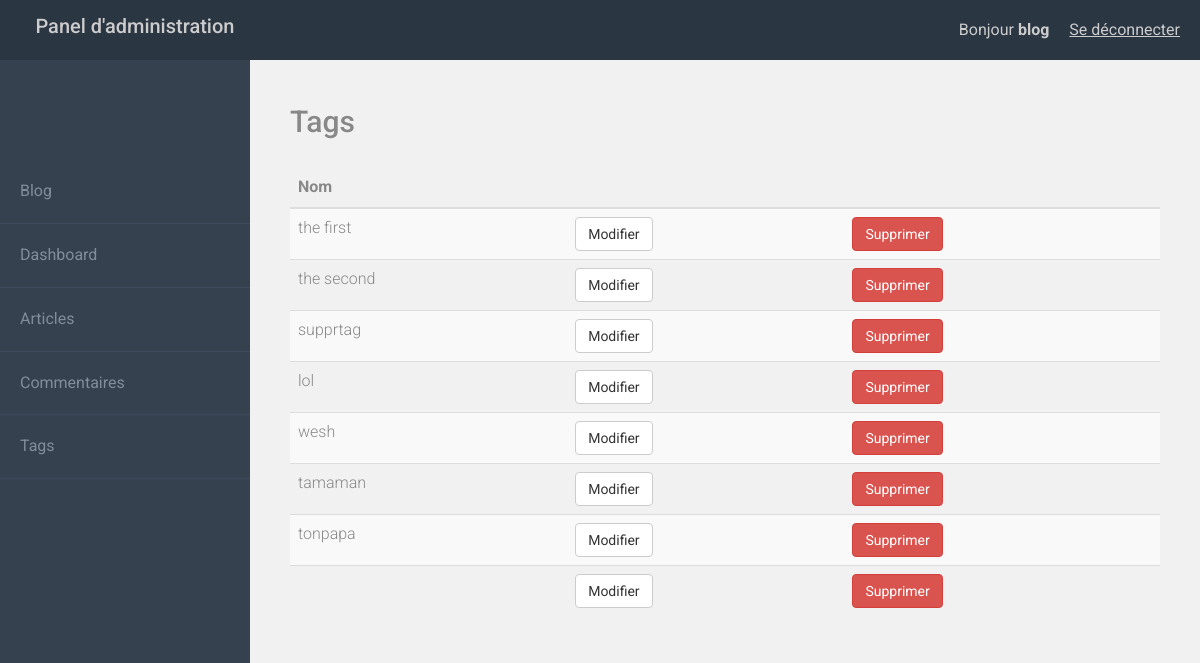
The app's page /admin/tags.php (signed in) with its own data.
### tables this page shows
CREATE TABLE IF NOT EXISTS `tags` (
  `id` int(11) NOT NULL AUTO_INCREMENT,
  `tagname` varchar(255) NOT NULL,
  PRIMARY KEY (`id`)
);

### admin/tags.php (the view, shortened to what this page needs)
<?php
	require_once("db.php");
	$sql = $DB->query("SELECT id, tagname FROM tags")
?>
<!DOCTYPE html>
<html>
	<head>
		<link rel="stylesheet" href="css/bootstrap.min.css"/>
		<link rel="stylesheet" href="css/panel.css"/>
	</head>
	<body>
		<?php include("nav.php"); ?>
		<div class="main">
			<div class="container-fluid">
				<h2>Tags</h2>
				<div class="row">
					<div class="col-sm-12">
					<table class="table table-striped">
						<thead>
							<tr>
								<th>Nom</th>
								<th></th>
								<th></th>
							</tr>
						</thead>
						<tbody>
						<?php foreach ($sql as $value) { ?>
							<tr class="tag_row" data-id="<?= $value['id']; ?>">
								<td><?php echo $value["tagname"];?></td>
								<td>
									<a href="modif_tag.php?id=<?php echo $value['id']; ?>" class="tag_link btn btn-default">Modifier</a>
								</td>
								<td>
									<a href="del_tag.php?id=<?php echo $value['id']; ?>" class="btn btn-danger">Supprimer</a></td>
							</tr>
						<?php } ?>
						</tbody>
					</table>
					</div>
				</div>
			</div>
		</div>
	</body>
</html>

### admin/css/panel.css (style rules this page uses)
body { font-family: "Roboto"; font-weight: 300; font-size: 16px; color: #888; background: #F1F1F1; }
.main { padding-left: 275px; padding-top: 105px; padding-right: 25px; padding-bottom: 25px; }
.main h2 { padding-bottom: 20px; margin-top: 0; }
a, a:hover { color: #555; }

### records on screen
tags: tagname "the first"
tags: tagname "the second"
tags: tagname "supprtag"
tags: tagname "lol"
tags: tagname "wesh"
tags: tagname "tamaman"
tags: tagname "tonpapa"

### other values on screen
$_SESSION['username'] "blog"
